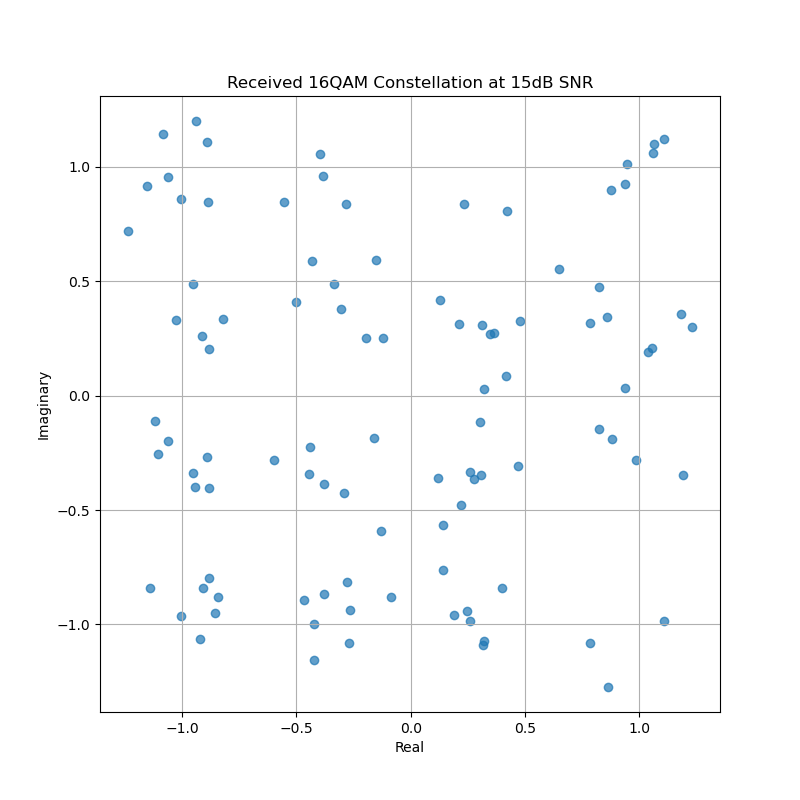
#> input picture 16QAM_constellation_15dB.png, 800 x 800 px
$ python -i main.py   (imports and definitions only)
#> lines starting #> are read from the running program, lines starting #| are printed output that depends on the picture
#!/usr/bin/env python3
import numpy as np
import matplotlib

# [1 line not run here, left out]
import matplotlib.pyplot as plt
from PIL import Image
import os
import sys
import argparse

# Add the src directory to the Python path
src_path = os.path.join(os.path.dirname(__file__), 'src')
sys.path.append(src_path)

from transmitter import Transmitter
from receiver import Receiver
from channel import Channel
from ofdm import OFDMProcessor, OFDMBeamformer
from adaptive_mod import AdaptiveModulation
from utils import generate_test_image, calculate_psnr, plot_radiation_pattern, analyze_image_quality


class ImageTransmissionSystem:
    def __init__(self, num_tx_antennas=4, num_rx_antennas=4):
        self.num_tx_antennas = num_tx_antennas
        self.num_rx_antennas = num_rx_antennas
        self.figure_counter = 1

    # [7 lines left out: function save_plot, not called in this run]

    def image_to_bits(self, image):
        """Convert image to bit stream"""
#> called with image = '16QAM_constellation_15dB.png'
        if isinstance(image, str):
            img = Image.open(image).convert('L')
        else:
            img = image.convert('L')
        # Resize to ensure dimensions are multiples of OFDM parameters
        new_size = (256, 256)  # Adjust size to work with OFDM parameters
        img = img.resize(new_size)
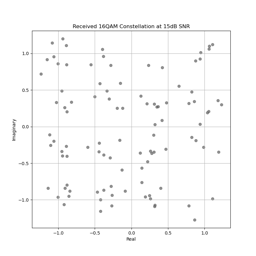
#> img: PIL image 256x256 L; min 75, max 255, mean 250.6
        img_array = np.array(img)
        bit_stream = np.unpackbits(img_array.astype(np.uint8))
        return bit_stream, img_array.shape, img_array

    # [307 lines left out: functions bits_to_image, simulate_transmission, test_basic_modulation, parse_args, test_basic_modulation, main, not called in this run]


# [2 lines not run here, left out]

>>> result = ImageTransmissionSystem().image_to_bits('16QAM_constellation_15dB.png')
